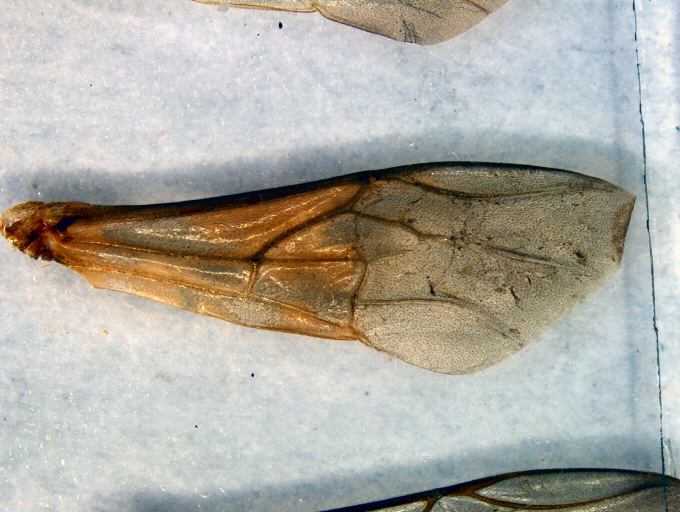
#> input picture m27e diploide.jpg, 1360 x 1024 px (shown at 1/2 size); its folder holds only this picture in this run
$ python -i landmarks.py   (imports and definitions only)
#> lines starting #> are read from the running program, lines starting #| are printed output that depends on the picture
import itertools
import json
import math
import os
import sys

import cv2
import numpy as np

import config
from utils import getFilenames

MERGE_MEASURE = 10


def getLandmarks(input_image):
  """Metodo que recebe uma imagem esquelitzada e devolve uma lista contendo os pontos de interesse"""

  """Templetes de interesse"""
  kernel = np.array((
    [1, 0, 1],
    [0, 1, 0],
    [0, 1, 0]), dtype="int")

  kernel2 = np.array((
    [0, 1, 0],
    [0, 1, 1],
    [1, 0, 0]), dtype="int")

  kernel3 = np.array((
    [0, 0, 1],
    [1, 1, 0],
    [0, 0, 1]), dtype="int")

  kernel4 = np.array((
    [1, 0, 0],
    [0, 1, 1],
    [0, 1, 0]), dtype="int")

  kernel5 = np.array((
    [0, 1, 0],
    [0, 1, 0],
    [1, 0, 1]), dtype="int")

  kernel6 = np.array((
    [0, 0, 1],
    [1, 1, 0],
    [0, 1, 0]), dtype="int")

  kernel7 = np.array((
    [1, 0, 0],
    [0, 1, 1],
    [1, 0, 0]), dtype="int")

  kernel8 = np.array((
    [0, 1, 0],
    [1, 1, 0],
    [0, 0, 1]), dtype="int")

  kernel9 = np.array((
    [1, 0, 0],
    [0, 1, 0],
    [1, 0, 1]), dtype="int")

  kernel10 = np.array((
    [1, 0, 1],
    [0, 1, 0],
    [1, 0, 0]), dtype="int")

  kernel11 = np.array((
    [1, 0, 1],
    [0, 1, 0],
    [0, 0, 1]), dtype="int")

  kernel12 = np.array((
    [0, 0, 1],
    [0, 1, 0],
    [1, 0, 1]), dtype="int")

  # kernel13 = np.array((
  #   [1, 0, 0, 0],
  #   [0, 1, 0, 0],
  #   [0, 1, 1, 0],
  #   [0, 0, 0, 1]), dtype="int")

  """Unindo todos pontos de interesse"""
  output_image = cv2.morphologyEx(input_image, cv2.MORPH_HITMISS, kernel)
  output_image2 = cv2.morphologyEx(input_image, cv2.MORPH_HITMISS, kernel2)
  output_image3 = cv2.morphologyEx(input_image, cv2.MORPH_HITMISS, kernel3)
  output_image4 = cv2.morphologyEx(input_image, cv2.MORPH_HITMISS, kernel4)
  output_image5 = cv2.morphologyEx(input_image, cv2.MORPH_HITMISS, kernel5)
  output_image6 = cv2.morphologyEx(input_image, cv2.MORPH_HITMISS, kernel6)
  output_image7 = cv2.morphologyEx(input_image, cv2.MORPH_HITMISS, kernel7)
  output_image8 = cv2.morphologyEx(input_image, cv2.MORPH_HITMISS, kernel8)
  output_image9 = cv2.morphologyEx(input_image, cv2.MORPH_HITMISS, kernel9)
  output_image10 = cv2.morphologyEx(input_image, cv2.MORPH_HITMISS, kernel10)
  output_image11 = cv2.morphologyEx(input_image, cv2.MORPH_HITMISS, kernel11)
  output_image12 = cv2.morphologyEx(input_image, cv2.MORPH_HITMISS, kernel12)
  # output_image13 = cv2.morphologyEx(input_image, cv2.MORPH_HITMISS, kernel13)
  output_image = cv2.bitwise_or(output_image,output_image2)
  output_image2 = cv2.bitwise_or(output_image3,output_image4)
  output_image3 = cv2.bitwise_or(output_image5,output_image6)
  output_image4 = cv2.bitwise_or(output_image7,output_image8)
  output_image5 = cv2.bitwise_or(output_image9,output_image10)
  output_image6 = cv2.bitwise_or(output_image11,output_image12)
  output_image8 = cv2.bitwise_or(output_image,output_image2)
  output_image9 = cv2.bitwise_or(output_image3,output_image4)
  output_image10 = cv2.bitwise_or(output_image5,output_image6)
  output_image11 = cv2.bitwise_or(output_image8,output_image9)
  output_image12 = cv2.bitwise_or(output_image10,output_image11)
  # output_image13 = cv2.bitwise_or(output_image12,output_image13)
  i,j = np.where(output_image12 == 255)
  intersections=[]

  """Caso a asa esteja inteira na imagem, excluir os pontos de interesse perto das bordas laterais"""
  zcolsums = np.sum(input_image, axis=0)
  for x in range(i.shape[0]):

    if zcolsums[0]==0 and zcolsums[zcolsums.shape[0]-1]==0:
      lateral1=int(output_image12.shape[1]/5)
      lateral2=int(output_image12.shape[1]/8)

    else :
      lateral1=int(output_image12.shape[1]/25)
      lateral2=int(output_image12.shape[1]/25)


    if j[x] > lateral1 and i[x]< output_image12.shape[0]-2  and i[x]>1 and j[x]< output_image12.shape[1]-lateral2:
      intersections.append((j[x],i[x]))

  """Se tiver dois pontos de interesse muito pertos, deixar apenas um"""

  return intersections

# [78 lines left out: functions locateLandmarks, saveLandmarks, getLandmarksFromAnnotation, mergeLandmarksClose, applyRegionRestrictions, not called in this run]

>>> import cv2
>>> picture = cv2.imread('m27e diploide.jpg', cv2.IMREAD_GRAYSCALE)
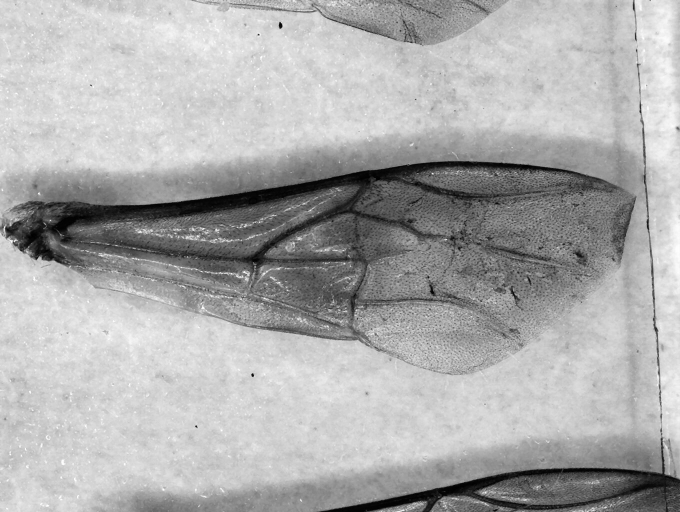
#> picture: shape (1024, 1360) (shown at 1/2 size); min 0, max 255, mean 172.6
>>> result = getLandmarks(picture)
#> in getLandmarks, `output_image = cv2.morphologyEx(input_image, cv2.MORPH_HITMISS, kernel)`:
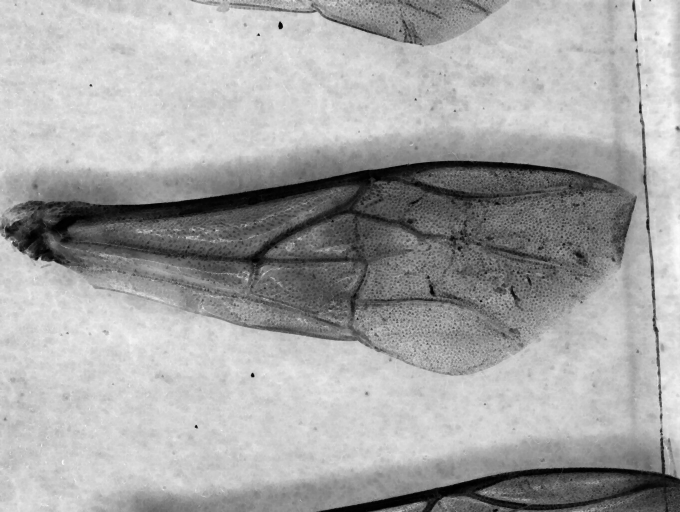
#> output_image: shape (1024, 1360) (shown at 1/2 size); min 0, max 253, mean 166.2
#> in getLandmarks, `output_image8 = cv2.bitwise_or(output_image,output_image2)`:
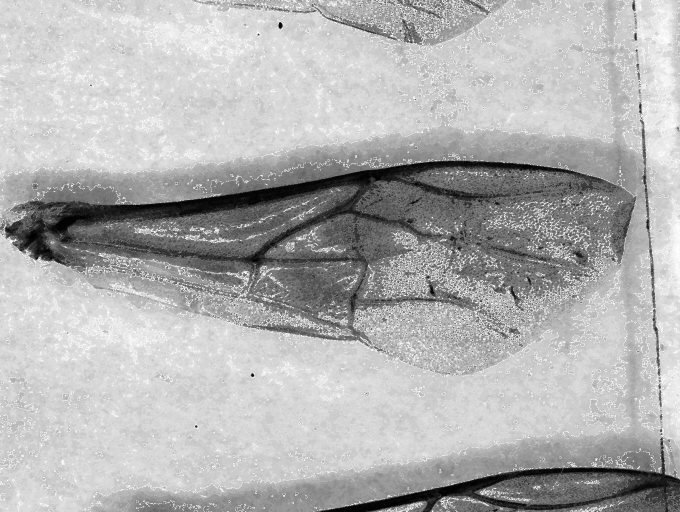
#> output_image8: shape (1024, 1360) (shown at 1/2 size); min 0, max 255, mean 177.5
#> in getLandmarks, `zcolsums = np.sum(input_image, axis=0)`: zcolsums = 1360 values, max 213865 at index 1335, min 153975 at index 864, mean 176775.5
#> after the loop in getLandmarks, `for x in range(i.shape[0]):`: intersections = 63448 items
#> result = 63448 items
